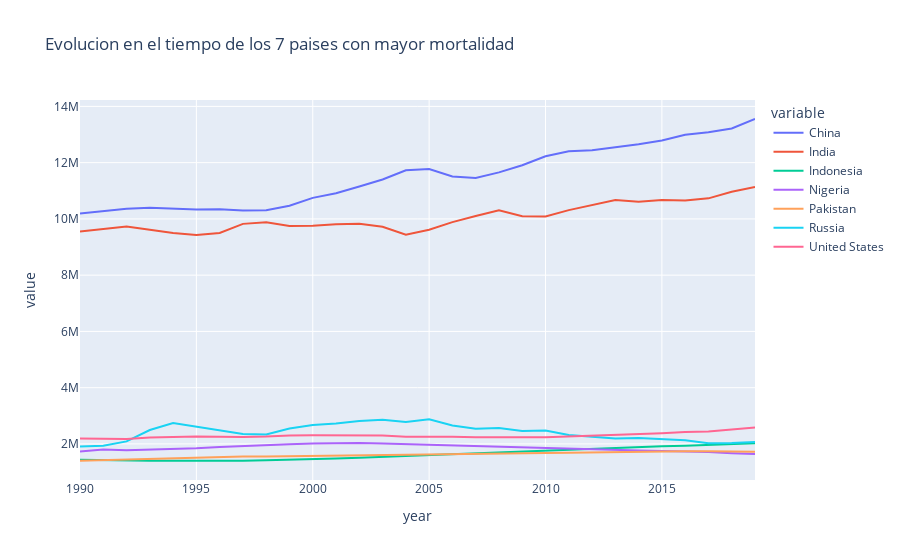

This figure's notebook cell:
### Code cell
px.line(df_long_total_deaths_by_years_wide, x='year', y=['China', 'India', 'Indonesia', 'Nigeria', 'Pakistan','Russia','United States'],labels={'x':'año','y':'Price'},
        title='Evolucion en el tiempo de los 7 paises con mayor mortalidad')

### Figure 1 — Plotly figure (JSON) as saved in the notebook; plotly's stock layout.template omitted (floating-point values rounded to 4 significant figures)
{"data": [{"hovertemplate": "variable=China<br>year=%{x}<br>value=%{y}<extra></extra>", "legendgroup": "China", "line": {"color": "#636efa", "dash": "solid"}, "marker": {"symbol": "circle"}, "mode": "lines", "name": "China", "orientation": "v", "showlegend": true, "type": "scatter", "x": [1990, 1991, 1992, 1993, 1994, 1995, 1996, 1997, 1998, 1999, 2000, 2001, 2002, 2003, 2004, 2005, 2006, 2007, 2008, 2009, 2010, 2011, 2012, 2013, 2014, 2015, 2016, 2017, 2018, 2019], "xaxis": "x", "y": [10195892, 10289498, 10357682, 10394716, 10356371, 10333784, 10346084, 10303042, 10304371, 10466223, 10748100, 10912315, 11153512, 11400350, 11726893, 11771629, 11507382, 11453617, 11653225, 11909548, 12227562, 12404754, 12443286, 12539168, 12658023, 12790387, 12988785, 13077432, 13216568, 13551843], "yaxis": "y"}, {"hovertemplate": "variable=India<br>year=%{x}<br>value=%{y}<extra></extra>", "legendgroup": "India", "line": {"color": "#EF553B", "dash": "solid"}, "marker": {"symbol": "circle"}, "mode": "lines", "name": "India", "orientation": "v", "showlegend": true, "type": "scatter", "x": [1990, 1991, 1992, 1993, 1994, 1995, 1996, 1997, 1998, 1999, 2000, 2001, 2002, 2003, 2004, 2005, 2006, 2007, 2008, 2009, 2010, 2011, 2012, 2013, 2014, 2015, 2016, 2017, 2018, 2019], "xaxis": "x", "y": [9552915, 9650106, 9727583, 9611671, 9501175, 9427651, 9498810, 9823408, 9878857, 9748875, 9756512, 9811767, 9828179, 9723628, 9437561, 9615210, 9885548, 10106696, 10308802, 10096038, 10089885, 10311786, 10491565, 10670482, 10612287, 10670630, 10651070, 10730942, 10967345, 11134890], "yaxis": "y"}, {"hovertemplate": "variable=Indonesia<br>year=%{x}<br>value=%{y}<extra></extra>", "legendgroup": "Indonesia", "line": {"color": "#00cc96", "dash": "solid"}, "marker": {"symbol": "circle"}, "mode": "lines", "name": "Indonesia", "orientation": "v", "showlegend": true, "type": "scatter", "x": [1990, 1991, 1992, 1993, 1994, 1995, 1996, 1997, 1998, 1999, 2000, 2001, 2002, 2003, 2004, 2005, 2006, 2007, 2008, 2009, 2010, 2011, 2012, 2013, 2014, 2015, 2016, 2017, 2018, 2019], "xaxis": "x", "y": [1434876, 1418513, 1408473, 1403617, 1398719, 1394958, 1393187, 1400573, 1415786, 1431027, 1451921, 1478026, 1508959, 1539897, 1572485, 1605461, 1638612, 1673815, 1712746, 1747089, 1773365, 1799479, 1831561, 1861174, 1886370, 1917721, 1936122, 1959046, 1988259, 2021318], "yaxis": "y"}, {"hovertemplate": "variable=Nigeria<br>year=%{x}<br>value=%{y}<extra></extra>", "legendgroup": "Nigeria", "line": {"color": "#ab63fa", "dash": "solid"}, "marker": {"symbol": "circle"}, "mode": "lines", "name": "Nigeria", "orientation": "v", "showlegend": true, "type": "scatter", "x": [1990, 1991, 1992, 1993, 1994, 1995, 1996, 1997, 1998, 1999, 2000, 2001, 2002, 2003, 2004, 2005, 2006, 2007, 2008, 2009, 2010, 2011, 2012, 2013, 2014, 2015, 2016, 2017, 2018, 2019], "xaxis": "x", "y": [1732548, 1798445, 1778060, 1795438, 1820754, 1847320, 1892243, 1915267, 1947729, 1985756, 2015454, 2030453, 2034630, 2017609, 1995073, 1958231, 1946901, 1920586, 1880153, 1860006, 1845362, 1812301, 1797702, 1785821, 1765215, 1750762, 1739151, 1715592, 1671074, 1642625], "yaxis": "y"}, {"hovertemplate": "variable=Pakistan<br>year=%{x}<br>value=%{y}<extra></extra>", "legendgroup": "Pakistan", "line": {"color": "#FFA15A", "dash": "solid"}, "marker": {"symbol": "circle"}, "mode": "lines", "name": "Pakistan", "orientation": "v", "showlegend": true, "type": "scatter", "x": [1990, 1991, 1992, 1993, 1994, 1995, 1996, 1997, 1998, 1999, 2000, 2001, 2002, 2003, 2004, 2005, 2006, 2007, 2008, 2009, 2010, 2011, 2012, 2013, 2014, 2015, 2016, 2017, 2018, 2019], "xaxis": "x", "y": [1399227, 1421281, 1445436, 1472322, 1501207, 1530859, 1539397, 1551904, 1549710, 1558560, 1570243, 1579499, 1593264, 1604457, 1612280, 1612778, 1623017, 1621435, 1646361, 1659973, 1673816, 1684374, 1700750, 1720491, 1736475, 1740594, 1744089, 1743814, 1722923, 1724310], "yaxis": "y"}, {"hovertemplate": "variable=Russia<br>year=%{x}<br>value=%{y}<extra></extra>", "legendgroup": "Russia", "line": {"color": "#19d3f3", "dash": "solid"}, "marker": {"symbol": "circle"}, "mode": "lines", "name": "Russia", "orientation": "v", "showlegend": true, "type": "scatter", "x": [1990, 1991, 1992, 1993, 1994, 1995, 1996, 1997, 1998, 1999, 2000, 2001, 2002, 2003, 2004, 2005, 2006, 2007, 2008, 2009, 2010, 2011, 2012, 2013, 2014, 2015, 2016, 2017, 2018, 2019], "xaxis": "x", "y": [1905164, 1938300, 2090791, 2495036, 2745138, 2618469, 2465563, 2350220, 2335715, 2544957, 2672189, 2727931, 2814808, 2863776, 2781458, 2876186, 2653064, 2543327, 2564985, 2459228, 2480848, 2317130, 2255151, 2196606, 2211529, 2170135, 2132488, 2025206, 2030875, 2065142], "yaxis": "y"}, {"hovertemplate": "variable=United States<br>year=%{x}<br>value=%{y}<extra></extra>", "legendgroup": "United States", "line": {"color": "#FF6692", "dash": "solid"}, "marker": {"symbol": "circle"}, "mode": "lines", "name": "United States", "orientation": "v", "showlegend": true, "type": "scatter", "x": [1990, 1991, 1992, 1993, 1994, 1995, 1996, 1997, 1998, 1999, 2000, 2001, 2002, 2003, 2004, 2005, 2006, 2007, 2008, 2009, 2010, 2011, 2012, 2013, 2014, 2015, 2016, 2017, 2018, 2019], "xaxis": "x", "y": [2190281, 2184429, 2178094, 2226933, 2243229, 2267578, 2254925, 2242261, 2260344, 2299694, 2308502, 2312468, 2318886, 2303976, 2257441, 2268713, 2255762, 2239994, 2250551, 2241117, 2235401, 2264152, 2280008, 2306760, 2336233, 2383534, 2428549, 2443664, 2516151, 2580979], "yaxis": "y"}], "layout": {"legend": {"title": {"text": "variable"}, "tracegroupgap": 0}, "title": {"text": "Evolucion en el tiempo de los 7 paises con mayor mortalidad"}, "xaxis": {"anchor": "y", "domain": [0, 1], "title": {"text": "year"}}, "yaxis": {"anchor": "x", "domain": [0, 1], "title": {"text": "value"}}}}
